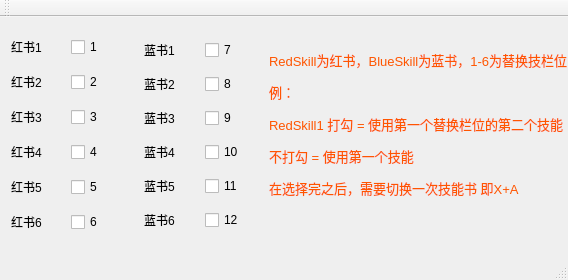
<?xml version="1.0" encoding="UTF-8"?>
<ui version="4.0">
 <class>MonsterRiseUnlockerClass</class>
 <widget class="QMainWindow" name="MonsterRiseUnlockerClass">
  <property name="geometry">
   <rect>
    <x>0</x>
    <y>0</y>
    <width>568</width>
    <height>280</height>
   </rect>
  </property>
  <property name="windowTitle">
   <string>MonsterRiseUnlocker</string>
  </property>
  <widget class="QWidget" name="centralWidget">
   <layout class="QHBoxLayout" name="horizontalLayout_2">
    <property name="spacing">
     <number>0</number>
    </property>
    <property name="leftMargin">
     <number>0</number>
    </property>
    <property name="topMargin">
     <number>0</number>
    </property>
    <property name="rightMargin">
     <number>0</number>
    </property>
    <property name="bottomMargin">
     <number>0</number>
    </property>
    <item>
     <widget class="QWidget" name="widget" native="true">
      <layout class="QHBoxLayout" name="horizontalLayout">
       <property name="spacing">
        <number>0</number>
       </property>
       <property name="leftMargin">
        <number>0</number>
       </property>
       <property name="topMargin">
        <number>0</number>
       </property>
       <property name="rightMargin">
        <number>0</number>
       </property>
       <property name="bottomMargin">
        <number>0</number>
       </property>
       <item>
        <widget class="QWidget" name="widget_3" native="true">
         <layout class="QGridLayout" name="gridLayout_2">
          <item row="7" column="1">
           <widget class="QCheckBox" name="checkBox_10">
            <property name="text">
             <string>4</string>
            </property>
           </widget>
          </item>
          <item row="11" column="0">
           <widget class="QLabel" name="label_8">
            <property name="text">
             <string>红书6</string>
            </property>
           </widget>
          </item>
          <item row="2" column="0">
           <widget class="QLabel" name="RedSkiill2">
            <property name="text">
             <string>红书2</string>
            </property>
           </widget>
          </item>
          <item row="7" column="0">
           <widget class="QLabel" name="label_7">
            <property name="text">
             <string>红书4</string>
            </property>
           </widget>
          </item>
          <item row="2" column="1">
           <widget class="QCheckBox" name="checkBox_8">
            <property name="text">
             <string>2</string>
            </property>
           </widget>
          </item>
          <item row="4" column="1">
           <widget class="QCheckBox" name="checkBox_9">
            <property name="text">
             <string>3</string>
            </property>
           </widget>
          </item>
          <item row="0" column="0">
           <widget class="QLabel" name="RedSkiill1">
            <property name="locale">
             <locale language="Chinese" country="China"/>
            </property>
            <property name="text">
             <string>红书1</string>
            </property>
           </widget>
          </item>
          <item row="0" column="1">
           <widget class="QCheckBox" name="checkBox_7">
            <property name="text">
             <string>1</string>
            </property>
           </widget>
          </item>
          <item row="9" column="0">
           <widget class="QLabel" name="label_10">
            <property name="text">
             <string>红书5</string>
            </property>
           </widget>
          </item>
          <item row="4" column="0">
           <widget class="QLabel" name="label_11">
            <property name="text">
             <string>红书3</string>
            </property>
           </widget>
          </item>
          <item row="11" column="1">
           <widget class="QCheckBox" name="checkBox_12">
            <property name="text">
             <string>6</string>
            </property>
           </widget>
          </item>
          <item row="9" column="1">
           <widget class="QCheckBox" name="checkBox_11">
            <property name="text">
             <string>5</string>
            </property>
           </widget>
          </item>
         </layout>
        </widget>
       </item>
       <item>
        <widget class="QWidget" name="widget_2" native="true">
         <layout class="QGridLayout" name="gridLayout">
          <property name="leftMargin">
           <number>9</number>
          </property>
          <property name="topMargin">
           <number>9</number>
          </property>
          <property name="rightMargin">
           <number>9</number>
          </property>
          <property name="bottomMargin">
           <number>9</number>
          </property>
          <property name="horizontalSpacing">
           <number>6</number>
          </property>
          <property name="verticalSpacing">
           <number>0</number>
          </property>
          <item row="7" column="0">
           <widget class="QLabel" name="label_4">
            <property name="text">
             <string>蓝书4</string>
            </property>
           </widget>
          </item>
          <item row="11" column="0">
           <widget class="QLabel" name="label_5">
            <property name="text">
             <string>蓝书6</string>
            </property>
           </widget>
          </item>
          <item row="0" column="0">
           <widget class="QLabel" name="blueSkiill1">
            <property name="text">
             <string>蓝书1</string>
            </property>
           </widget>
          </item>
          <item row="0" column="1">
           <widget class="QCheckBox" name="checkBox">
            <property name="text">
             <string>7</string>
            </property>
           </widget>
          </item>
          <item row="9" column="0">
           <widget class="QLabel" name="label_6">
            <property name="text">
             <string>蓝书5</string>
            </property>
           </widget>
          </item>
          <item row="7" column="1">
           <widget class="QCheckBox" name="checkBox_4">
            <property name="text">
             <string>10</string>
            </property>
           </widget>
          </item>
          <item row="11" column="1">
           <widget class="QCheckBox" name="checkBox_6">
            <property name="text">
             <string>12</string>
            </property>
           </widget>
          </item>
          <item row="9" column="1">
           <widget class="QCheckBox" name="checkBox_5">
            <property name="text">
             <string>11</string>
            </property>
           </widget>
          </item>
          <item row="2" column="0">
           <widget class="QLabel" name="label_2">
            <property name="text">
             <string>蓝书2</string>
            </property>
           </widget>
          </item>
          <item row="4" column="1">
           <widget class="QCheckBox" name="checkBox_3">
            <property name="text">
             <string>9</string>
            </property>
           </widget>
          </item>
          <item row="2" column="1">
           <widget class="QCheckBox" name="checkBox_2">
            <property name="text">
             <string>8</string>
            </property>
           </widget>
          </item>
          <item row="4" column="0">
           <widget class="QLabel" name="label_3">
            <property name="text">
             <string>蓝书3</string>
            </property>
           </widget>
          </item>
         </layout>
        </widget>
       </item>
      </layout>
     </widget>
    </item>
    <item>
     <widget class="QLabel" name="label">
      <property name="locale">
       <locale language="Chinese" country="China"/>
      </property>
      <property name="text">
       <string>&lt;html&gt;&lt;head/&gt;&lt;body&gt;&lt;p&gt;&lt;span style=&quot; font-size:10pt;&quot;&gt;&lt;br/&gt;&lt;/span&gt;&lt;span style=&quot; font-size:10pt; color:#ff5500;&quot;&gt;RedSkill为红书，BlueSkill为蓝书，1-6为替换技栏位&lt;/span&gt;&lt;/p&gt;&lt;p&gt;&lt;span style=&quot; font-size:10pt; color:#ff5500;&quot;&gt;例：&lt;/span&gt;&lt;/p&gt;&lt;p&gt;&lt;span style=&quot; font-size:10pt; color:#ff5500;&quot;&gt;RedSkill1 打勾 = 使用第一个替换栏位的第二个技能&lt;/span&gt;&lt;/p&gt;&lt;p&gt;&lt;span style=&quot; font-size:10pt; color:#ff5500;&quot;&gt;不打勾 = 使用第一个技能&lt;/span&gt;&lt;/p&gt;&lt;p&gt;&lt;span style=&quot; font-size:10pt; color:#ff5500;&quot;&gt;在选择完之后，需要切换一次技能书 即X+A&lt;/span&gt;&lt;/p&gt;&lt;p&gt;&lt;span style=&quot; font-size:10pt;&quot;&gt;&lt;br/&gt;&lt;/span&gt;&lt;/p&gt;&lt;/body&gt;&lt;/html&gt;</string>
      </property>
     </widget>
    </item>
   </layout>
  </widget>
  <widget class="QMenuBar" name="menuBar">
   <property name="geometry">
    <rect>
     <x>0</x>
     <y>0</y>
     <width>568</width>
     <height>22</height>
    </rect>
   </property>
  </widget>
  <widget class="QToolBar" name="mainToolBar">
   <attribute name="toolBarArea">
    <enum>TopToolBarArea</enum>
   </attribute>
   <attribute name="toolBarBreak">
    <bool>false</bool>
   </attribute>
  </widget>
  <widget class="QStatusBar" name="statusBar"/>
 </widget>
 <layoutdefault spacing="6" margin="11"/>
 <resources>
  <include location="MonsterRiseUnlocker.qrc"/>
 </resources>
 <connections/>
</ui>
